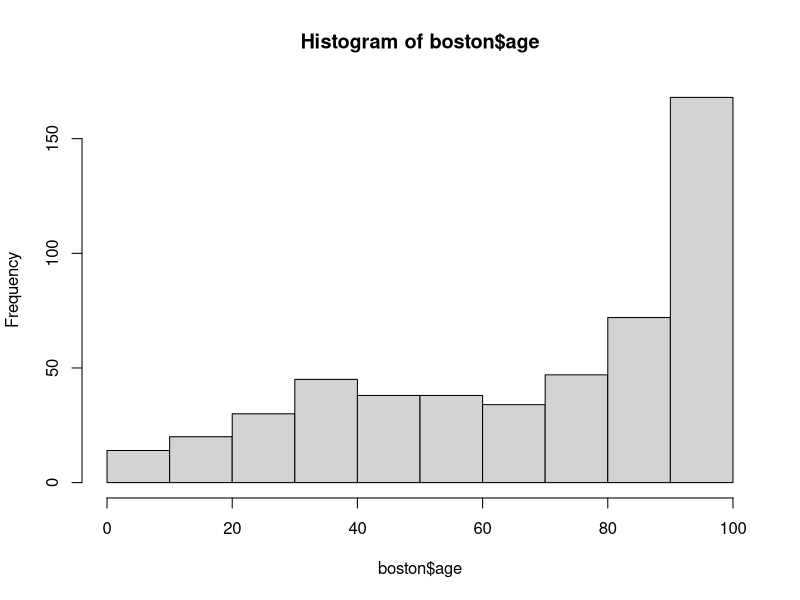
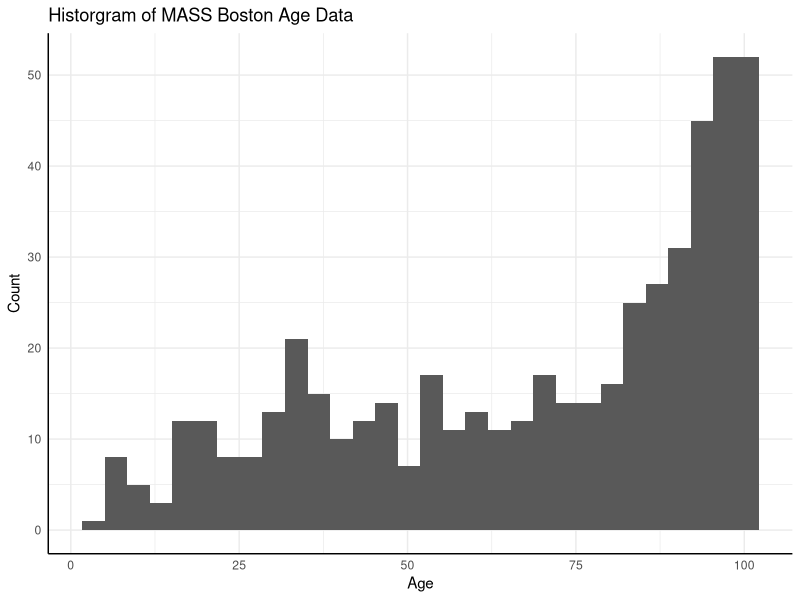
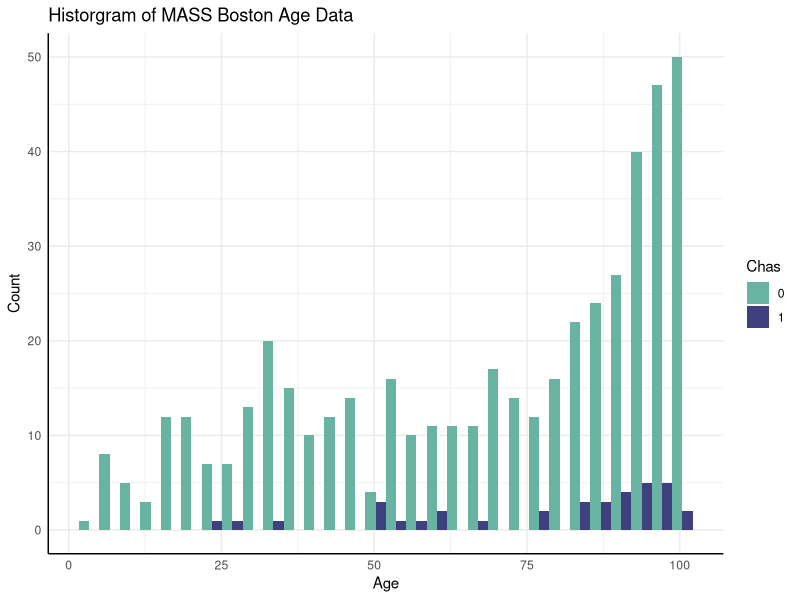
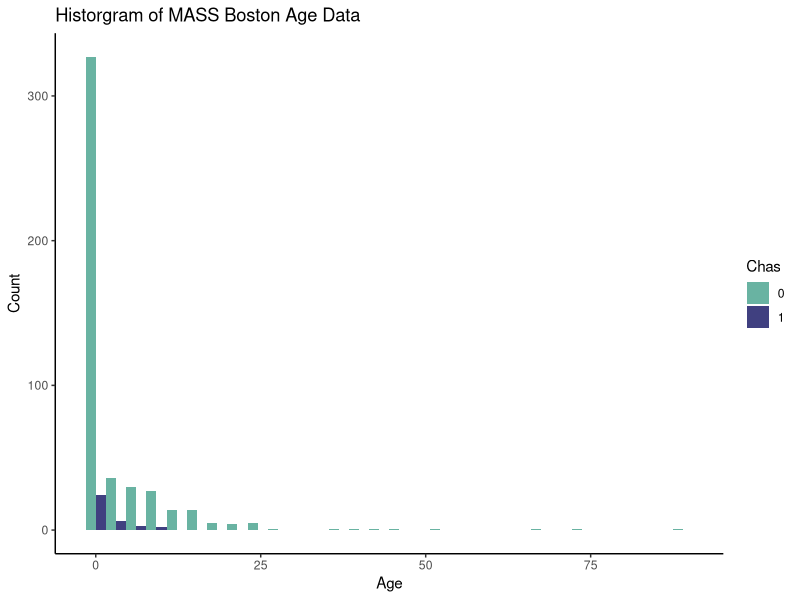
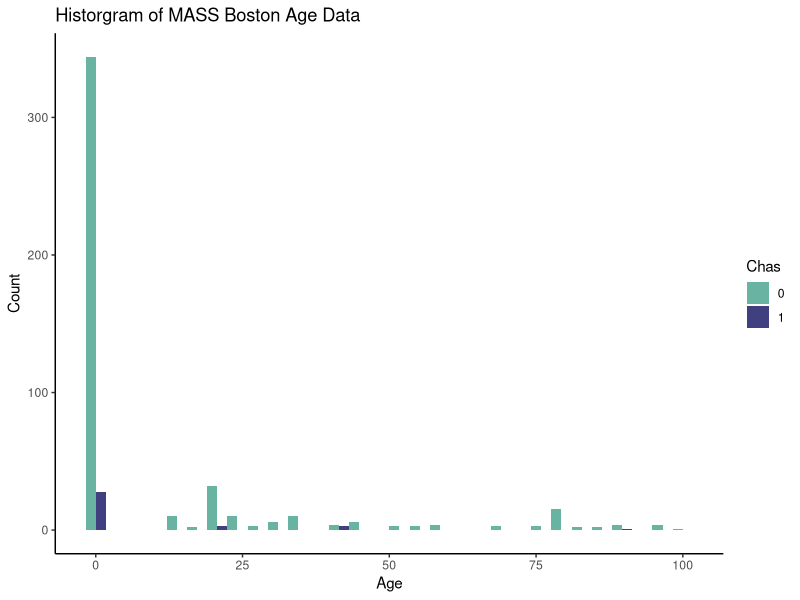
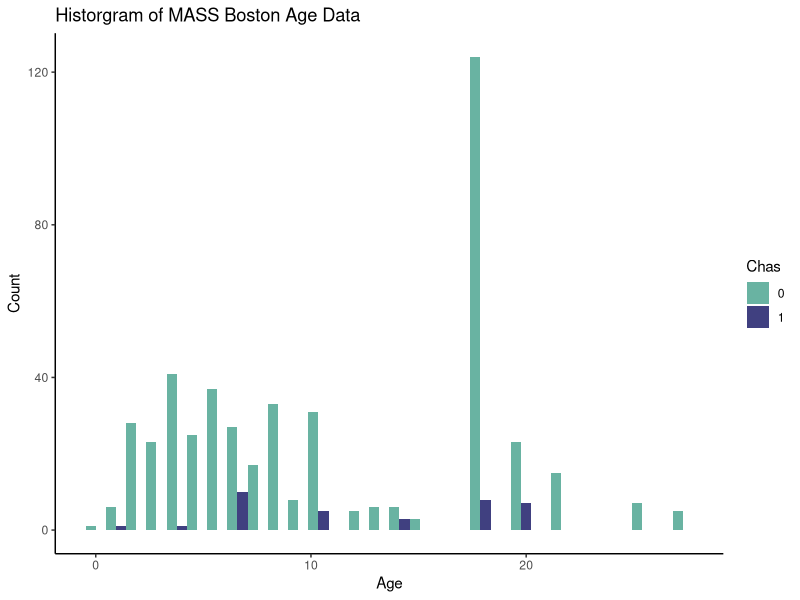
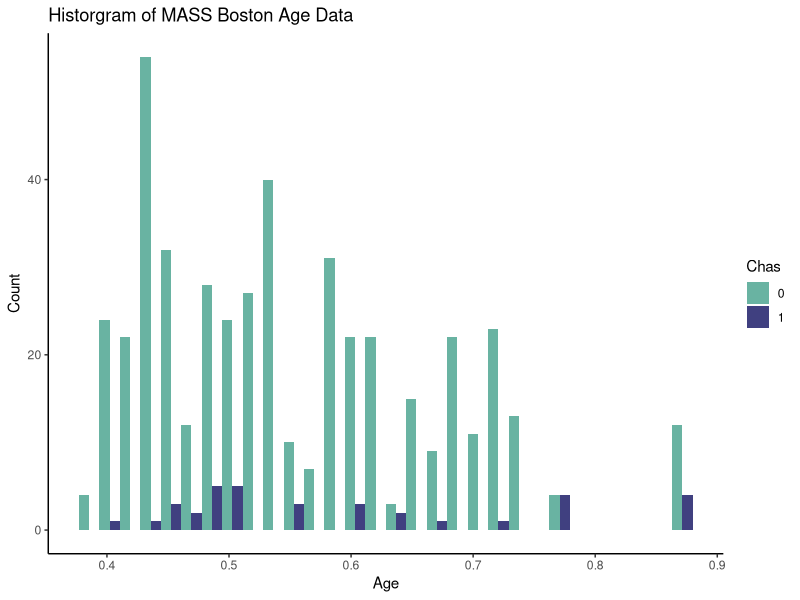
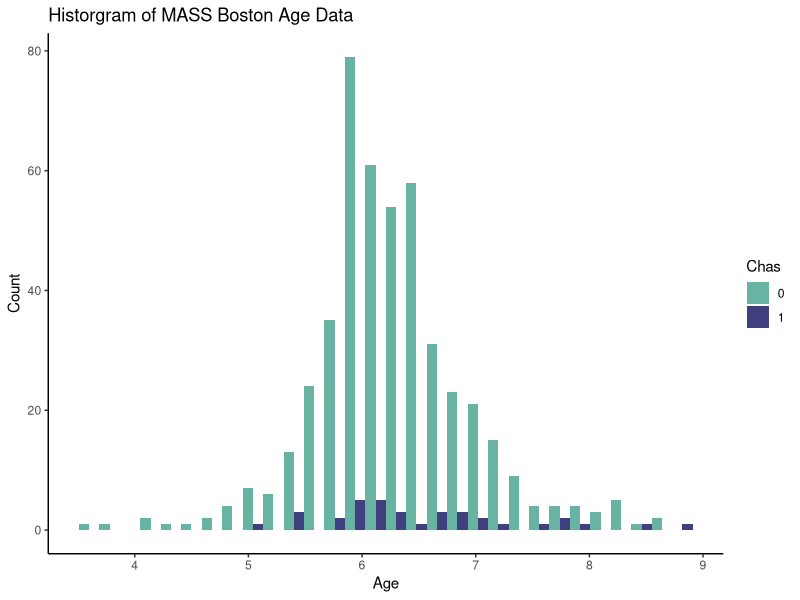

Write the R code that produced these figures, in order.
## Maggie Lind
## Date: 06/21/2021
## Purpose: Playing with R (set up working space, load data, perform summary statistics, save results, make and save figure)
## Notes: all greened text is comment text and will not "run" in R  (## denotes a comment)

## Set up work space
  ## set the fold directory you want to pull and save data from/to
  setwd("/Users/Maggie/Dropbox/Yale/R_intro")
  ## load your packages 
  library(tidyverse) ## this is useful for data cleaning and includes ggplot2 which it good for data vis 
  library(dplyr)
  library(tidyr)
  library(ggplot2)
  library(lubridate)
  library(MASS) ## this package holds the data that will be used in this exercise 
  
## load data 
  ## EXAMPLE for future: if loading from CSV file 
    ## boston <- read.csv(put filepath here in quotes and make sure all \ are replaced with /)
  ## load data from MASS package 
    boston <- Boston 
  
## View data and such
  ## What is the data class
    class(boston) 
  ## All data
    View(boston)
  ## Variable names
    names(boston)
  ## What class are the different variables
    class(boston$crim)
    class(boston$chas)
  ## frequency tables for variable rad and chas
    table(boston$rad)
    table(boston$chas)
  ## frequency tables for rad by chas
    table(boston$rad, boston$chas)
  ## variable summary
    summary(boston$zn)
  ## variable summary by another variable
    boston %>% group_by(chas) %>% summarize(min(zn), max(zn), mean(zn)) %>% ungroup
    
## Using the data
  ## Make a new variable with age in days instead of years
    boston$age_years <- boston$age * 356.5
    ## look at the summary of your new variable - does it look correct?
    summary(boston$age_years)
  ## Create a table of mean values of the rm, medv, and lstat variables by chas
    table1 <- aggregate(cbind(rm, medv, lstat)~chas, data = boston, FUN = mean)
    ## OR
    table1.1 <- boston %>% group_by(chas) %>% summarize_at(c("rm", "medv", "lstat"), funs(mean))
  ## save resulting table to a CSV file
    write.csv(table1, "table1_example.csv")
  ## Making proportions: proportion rm > 6
    proportion_table <- nrow(boston[which(boston$rm > 6),])/nrow(boston)
    ## present as percent 
    percent_table <- proportion_table*100
    class(percent_table) ## the result is currently of class numeric and can be used in math functions 
    ## format percent (round to the nearest tenth and add %)
    percent_table <- paste(round(percent_table, 1), "%", sep = "") 
    class(percent_table) ## the result is now a character string and can no longer be used in math functions 
  
## Visualizing data 
  ## Make a histogram (chart of observation frequencies) of the ages in years
  hist(boston$age) ## simple but SO ugly 
  ## Make a nicer histogram 
  ggplot(boston, aes(age)) + geom_histogram() + 
    labs(title = "Historgram of MASS Boston Age Data", y = "Count", x = "Age") + theme_minimal() + 
    theme(axis.line = element_line(color = "black")) 
  ## Historgram of ages by Chas 
  ggplot(boston, aes(x = age, fill = as.factor(chas))) + geom_histogram(position = "dodge") + 
    labs(title = "Historgram of MASS Boston Age Data", y = "Count", x = "Age", fill = "Chas") + 
    scale_fill_manual(values=c("#69b3a2", "#404080")) + theme_minimal() + 
    theme(axis.line = element_line(color = "black")) 
  ## make a historgram of all variables by Chas and save using a LOOP
    lst <- names(boston)[names(boston) != "chas"]
    for(var in lst){
      ggplot(boston, aes(x = boston[,var], fill = as.factor(chas))) + geom_histogram(position = "dodge") + 
        labs(title = "Historgram of MASS Boston Age Data", y = "Count", x = "Age", fill = "Chas") + 
        scale_fill_manual(values=c("#69b3a2", "#404080")) + theme_classic()
      ggsave(paste("Figures/Loop_histogram_", var, ".png", sep = ""))
    }
    
  ## make a historgram of all variables by Chas and save using a user defined FUNCTION called fig
    lst <- names(boston)[names(boston) != "chas"]
    ## Write function
    fig <- function(data, var1, var2){
      p <- ggplot(data, aes(x = data[,var1], fill = as.factor(data[,var2]))) + geom_histogram(position = "dodge") + 
        labs(title = "Historgram of MASS Boston Age Data", y = "Count", x = str_to_title(var1), fill = "Chas") + 
        scale_fill_manual(values=c("#69b3a2", "#404080")) + theme_classic() 
      return(ggsave(paste("Figures/function_histogram_", var1, ".png", sep = "")))
    }
    ## Apply function to specific variable
    fig(boston, "age", "chas")
    ## Apply to all variables 
    lapply(lst, function(x){fig(boston, x, "chas")})
    
    
  
    
    
    
    
  
  